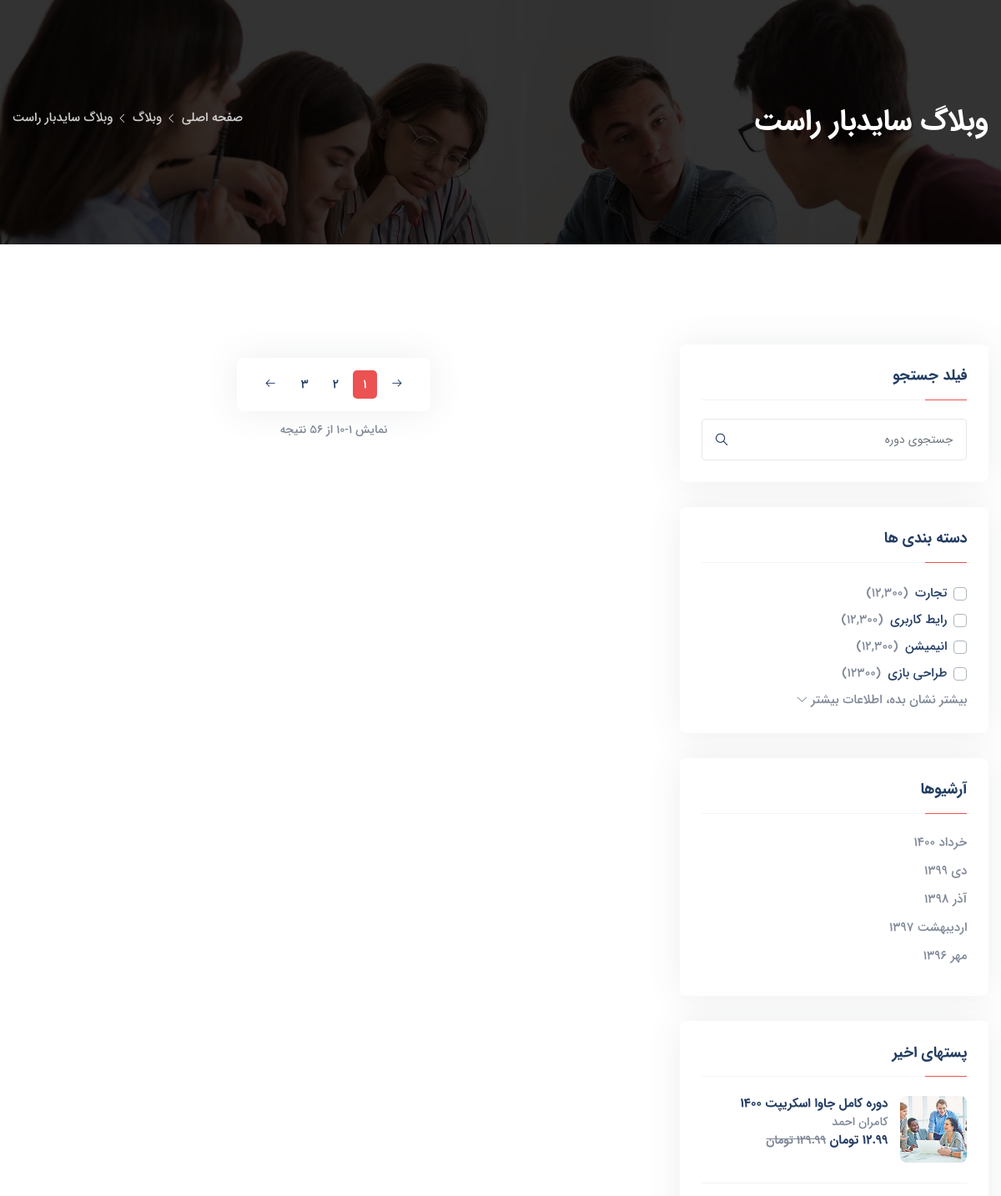
/blog/ (upper part), run on an earlier commit of the app's database.
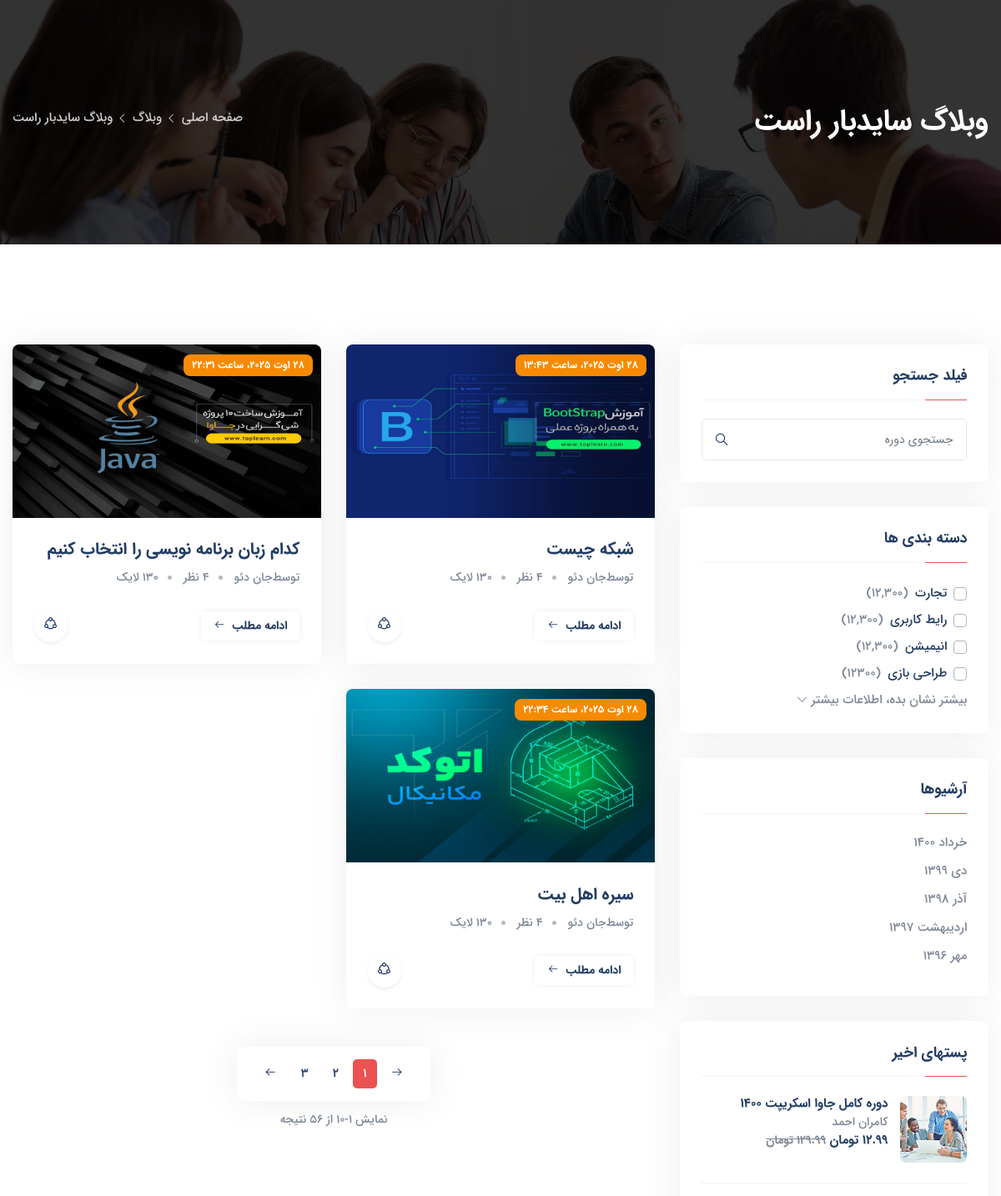
And on a later commit of the database.
### blog_app/models.py (models this page shows, shortened)
class Article(models.Model):
    objects = models.Manager()
    selected_categories = models.ManyToManyField(ArticleCategory,
                                                 verbose_name='دسته بندی ها')
    selected_tags = models.ManyToManyField(ArticleTag,
                                           verbose_name='تگ ها')
    title = models.CharField(max_length=300, verbose_name='عنوان مقاله')
    slug = models.SlugField(max_length=400, db_index=True, allow_unicode=True, verbose_name='عنوان در url')
    image = models.ImageField(upload_to='images/articles', verbose_name='تصویر مقاله')
    short_description = models.TextField(verbose_name='توضیحات کوتاه')
    text = models.TextField(verbose_name='متن مقاله')
    create_date = models.DateTimeField(auto_now_add=True, editable=False, verbose_name='تاریخ ثبت')
    is_active = models.BooleanField(default=True, verbose_name='فعال / غیرفعال')
    is_delete = models.BooleanField(default=False, verbose_name='حذف شده / نشده')
    class Meta:
        verbose_name = 'مقاله'
        verbose_name_plural = 'مقالات'

### blog_app/views.py (the view)
# urls.py: path('',views.BlogListView.as_view(),name='blog_list'),
class BlogListView(View):
    def get(self, request: HttpRequest):
        articles:QuerySet[Article] = Article.objects.filter(is_active=True)
        context = {
            'articles': articles,
        }
        return render(request, template_name='blog_app/blog_list_page.html', context=context)

### blog_app/templates/blog_app/blog_list_page.html (shortened to what this page needs)
{% extends 'shared/_layout.html' %}
{% load static %}
{% block content %}
	<section class="breadcrumb-area section-padding img-bg-2">
            <div class="overlay"></div>
            <div class="container">
                <div class="breadcrumb-content d-flex flex-wrap align-items-center justify-content-between">
                    <div class="section-heading">
                        <h2 class="section__title text-white">وبلاگ سایدبار راست</h2>
                    </div>
                    <ul class="generic-list-item generic-list-item-white generic-list-item-arrow d-flex flex-wrap align-items-center">
                        <li><a href="index.html">صفحه اصلی</a></li>
                        <li>وبلاگ</li>
                        <li>وبلاگ سایدبار راست</li>
                    </ul>
                </div>
            </div>
        </section>
    <section class="blog-area section--padding">
            <div class="container">
                <div class="row">
                    <div class="col-lg-4">
                        <div class="sidebar mb-5">
                            <div class="card card-item">
                                <div class="card-body">
                                    <h3 class="card-title fs-18 pb-2">فیلد جستجو</h3>
                                    <div class="divider"><span></span></div>
                                    <form method="post">
                                        <div class="form-group mb-0">
                                            <input class="form-control form--control pl-3" type="text" name="search" placeholder="جستجوی دوره">
                                            <span class="la la-search search-icon"></span>
                                        </div>
                                    </form>
                                </div>
                            </div>
                            <div class="card card-item">
                                <div class="card-body">
                                    <h3 class="card-title fs-18 pb-2">دسته بندی ها</h3>
                                    <div class="divider"><span></span></div>
                                    <div class="custom-control custom-checkbox mb-1 fs-15">
                                        <label class="custom-control-label custom--control-label text-black" for="catCheckbox"> تجارت <span class="ml-1 text-gray">(12,300)</span> </label>
                                    </div>
                                    <div class="custom-control custom-checkbox mb-1 fs-15">
                                        <label class="custom-control-label custom--control-label text-black" for="catCheckbox2"> رایط کاربری <span class="ml-1 text-gray">(12,300)</span> </label>
                                    </div>
                                    <div class="custom-control custom-checkbox mb-1 fs-15">
                                        <label class="custom-control-label custom--control-label text-black" for="catCheckbox3"> انیمیشن <span class="ml-1 text-gray">(12,300)</span> </label>
                                    </div>
                                    <div class="custom-control custom-checkbox mb-1 fs-15">
                                        <label class="custom-control-label custom--control-label text-black" for="catCheckbox4"> طراحی بازی <span class="ml-1 text-gray">(12300)</span> </label>
                                    </div>
                                    <a class="collapse-btn collapse--btn fs-15" data-toggle="collapse" href="#collapseMore" role="button" aria-expanded="false" aria-controls="collapseMore">
                                        <span class="collapse-btn-hide">بیشتر نشان بده، اطلاعات بیشتر<i class="la la-angle-down ml-1 fs-14"></i></span>
                                    </a>
                                </div>
                            </div>
                            <div class="card card-item">
                                <div class="card-body">
                                    <h3 class="card-title fs-18 pb-2">آرشیوها</h3>
                                    <div class="divider"><span></span></div>
                                    <ul class="generic-list-item">
                                        <li><a href="#">خرداد 1400</a></li>
                                        <li><a href="#">دی 1399</a></li>
                                        <li><a href="#">آذر 1398</a></li>
                                        <li><a href="#">اردیبهشت 1397</a></li>
                                        <li><a href="#">مهر 1396</a></li>
                                    </ul>
                                </div>
                            </div>
                            <div class="card card-item">
                                <div class="card-body">
                                    <h3 class="card-title fs-18 pb-2">پستهای اخیر</h3>
                                    <div class="divider"><span></span></div>
                                    <div class="media media-card border-bottom border-bottom-gray pb-4 mb-4">
                                        <a href="course-details.html" class="media-img">
                                            <img class="mr-3" src="{% static 'images/small-img-2.jpg' %}" alt="تصویر دوره مرتبط">
                                        </a>
                                        <div class="media-body">
                                            <h5 class="fs-15"><a href="course-details.html">دوره کامل جاوا اسکریپت 1400</a></h5>
                                            <span class="d-block lh-18 py-1 fs-14">کامران احمد</span>
                                            <p class="text-black font-weight-semi-bold lh-18 fs-15">12.99 تومان <span class="before-price fs-14">129.99 تومان</span></p>
                                        </div>
                                    </div>
                                </div>
                            </div>
                        </div>
                    </div>
                    <div class="col-lg-8">
                        <div class="row">
                            {% for article in articles %}
                            	<div class="col-lg-6">
                                <div class="card card-item">
                                    <div class="card-image">
                                        <a href="{% url 'blog_app:blog_detail' pk=article.id %}" class="d-block">
                                            <img class="card-img-top lazy" src="{{ article.image.url }}" alt="درپوش تصویر کارت" style="">
                                        </a>
                                        <div class="course-badge-labels">
                                            <div class="course-badge">{{ article.create_date }}</div>
                                        </div>
                                    </div>
                                    <div class="card-body">
                                        <h5 class="card-title"><a href="{% url 'blog_app:blog_detail' pk=article.id %}">{{ article.title }}</a></h5>
                                        <ul class="generic-list-item generic-list-item-bullet generic-list-item--bullet d-flex align-items-center flex-wrap fs-14 pt-2">
                                            <li class="d-flex align-items-center">توسط <a href="#">جان دئو</a></li>
                                            <li class="d-flex align-items-center"><a href="#">4 نظر</a></li>
                                            <li class="d-flex align-items-center"><a href="#">130 لایک</a></li>
                                        </ul>
                                        <div class="d-flex justify-content-between align-items-center pt-3">
                                            <a href="{% url 'blog_app:blog_detail' pk=article.id %}" class="btn theme-btn theme-btn-sm theme-btn-white">ادامه مطلب <i class="la la-arrow-left icon ml-1"></i></a>
                                            <div class="share-wrap">
                                                <div class="icon-element icon-element-sm shadow-sm cursor-pointer share-toggle" title="تغییر وضعیت برای گسترش نمادهای اجتماعی"><i class="la la-share-alt"></i></div>
                                            </div>
                                        </div>
                                    </div>
                                </div>
                            </div>
                            {% endfor %}
                        </div>
                        <div class="text-center pt-3">
                            <nav aria-label="مثال ناوبری صفحه" class="pagination-box">
                                <ul class="pagination justify-content-center">
                                    <li class="page-item">
                                        <a class="page-link" href="#" aria-label="قبلی">
                                            <span aria-hidden="true"><i class="la la-arrow-right"></i></span>
                                        </a>
                                    </li>
                                    <li class="page-item active"><a class="page-link" href="#">1</a></li>
                                    <li class="page-item"><a class="page-link" href="#">2</a></li>
                                    <li class="page-item"><a class="page-link" href="#">3</a></li>
                                    <li class="page-item">
                                        <a class="page-link" href="#" aria-label="بعد">
                                            <span aria-hidden="true"><i class="la la-arrow-left"></i></span>
                                        </a>
                                    </li>
                                </ul>
                            </nav>
                            <p class="fs-14 pt-2">نمایش 1-10 از 56 نتیجه</p>
                        </div>
                    </div>
                </div>
            </div>
        </section>
{% endblock %}

### templates/shared/_layout.html (shortened to what this page needs)
{% load render_partial %}
<!DOCTYPE html>
<html lang="fa">
<head>
   {% include 'shared/header_references.html' %}
</head>
<body>
{% block content %}{% endblock %}
</body>
</html>

### templates/shared/header_references.html (shortened to what this page needs)
{% load static %}
<link rel="stylesheet" href="{% static 'css/bootstrap.min.css' %}">
<link rel="stylesheet" href="{% static 'css/line-awesome.css' %}">
<link rel="stylesheet" href="{% static 'css/owl.carousel.min.css' %}">
<link rel="stylesheet" href="{% static 'css/owl.theme.default.min.css' %}">
<link rel="stylesheet" href="{% static 'css/bootstrap-select.min.css' %}">
<link rel="stylesheet" href="{% static 'css/fancybox.css' %}">
<link rel="stylesheet" href="{% static 'css/tooltipster.bundle.css' %}">
<link rel="stylesheet" href="{% static 'css/style.css' %}">

### templates/shared/footer_references.html (shortened to what this page needs)
{% load static %}

What changed in the data, as far as the page shows it:
added Article: image (picture), create_date "28 اوت 2025، ساعت 13:43", title "شبکه چیست"
added Article: image (picture), create_date "28 اوت 2025، ساعت 22:31", title "کدام زبان برنامه نویسی را انتخاب کنیم"
added Article: image (picture), create_date "28 اوت 2025، ساعت 22:34", title "سیره اهل بیت"
